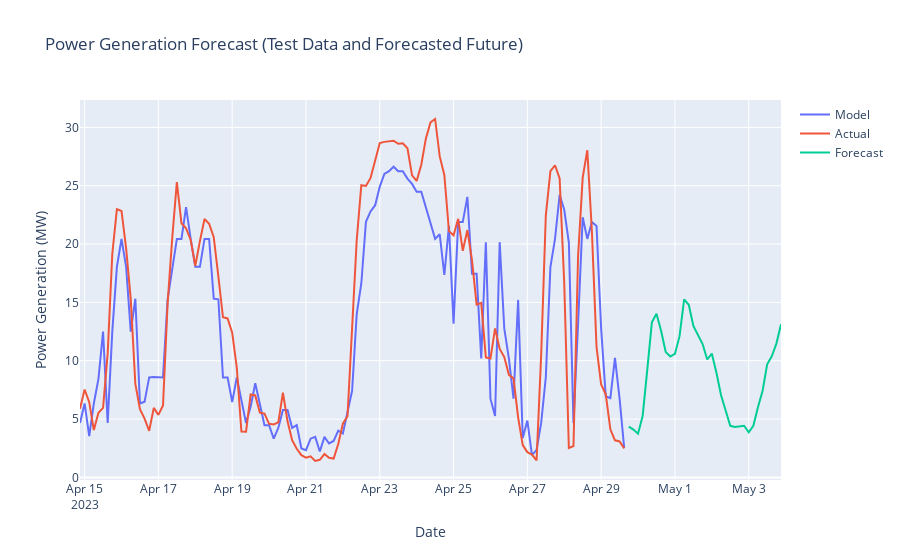

Here is the notebook cell this chart was saved with:
### Code cell
# plot final_df using plotly
fig = px.line(final_df, x=final_df.index, y=["Model", "Actual", "Forecast"], title="Power Generation Forecast (Test Data and Forecasted Future)")
# add x and y axis labels
fig.update_xaxes(title_text="Date")
fig.update_yaxes(title_text="Power Generation (MW)")
# change legend heading
fig.update_layout(legend_title_text="")
# add wind speed info to hover
customdata = wind_speed_data
fig.update_traces(hovertemplate="<b>Power Generation: %{y:.2f} MW </b><br> Wind Speed: %{customdata:.2f} m/s <br><i> %{x}</i><extra></extra>", customdata=customdata)
fig.show()

### Figure 1 — Plotly figure (JSON) as saved in the notebook; plotly's stock layout.template omitted (floating-point values rounded to 4 significant figures; data arrays with more than 128 entries replaced by an {"elided": "..."} marker saying what was removed)
{"data": [{"customdata": {"elided": "153 float values"}, "hovertemplate": "<b>Power Generation: %{y:.2f} MW </b><br> Wind Speed: %{customdata:.2f} m/s <br><i> %{x}</i><extra></extra>", "legendgroup": "Model", "line": {"color": "#636efa", "dash": "solid"}, "marker": {"symbol": "circle"}, "mode": "lines", "name": "Model", "orientation": "v", "showlegend": true, "type": "scatter", "x": {"elided": "153 str values"}, "xaxis": "x", "y": {"elided": "153 float values"}, "yaxis": "y"}, {"customdata": {"elided": "153 float values"}, "hovertemplate": "<b>Power Generation: %{y:.2f} MW </b><br> Wind Speed: %{customdata:.2f} m/s <br><i> %{x}</i><extra></extra>", "legendgroup": "Actual", "line": {"color": "#EF553B", "dash": "solid"}, "marker": {"symbol": "circle"}, "mode": "lines", "name": "Actual", "orientation": "v", "showlegend": true, "type": "scatter", "x": {"elided": "153 str values"}, "xaxis": "x", "y": {"elided": "153 float values"}, "yaxis": "y"}, {"customdata": {"elided": "153 float values"}, "hovertemplate": "<b>Power Generation: %{y:.2f} MW </b><br> Wind Speed: %{customdata:.2f} m/s <br><i> %{x}</i><extra></extra>", "legendgroup": "Forecast", "line": {"color": "#00cc96", "dash": "solid"}, "marker": {"symbol": "circle"}, "mode": "lines", "name": "Forecast", "orientation": "v", "showlegend": true, "type": "scatter", "x": {"elided": "153 str values"}, "xaxis": "x", "y": {"elided": "153 float values"}, "yaxis": "y"}], "layout": {"legend": {"title": {"text": ""}, "tracegroupgap": 0}, "title": {"text": "Power Generation Forecast (Test Data and Forecasted Future)"}, "xaxis": {"anchor": "y", "domain": [0, 1], "title": {"text": "Date"}}, "yaxis": {"anchor": "x", "domain": [0, 1], "title": {"text": "Power Generation (MW)"}}}}
